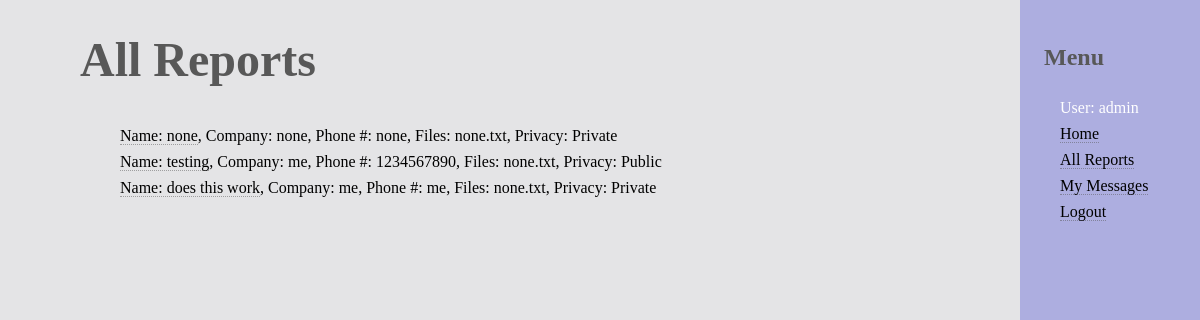
The app's page /catalog/myreports/ (signed in) with its own data.
### catalog/models.py (models this page shows, shortened)
class User(AbstractUser):
	username = models.CharField(max_length=200, default="none", unique=True)
	password = models.CharField(max_length=200, default="none")
	first_name = models.CharField(max_length=200, default="none")
	last_name = models.CharField(max_length=200, default="none")
	company = models.CharField(max_length=200, default="none")
	email = models.EmailField(max_length=200, default="none")
	user_type = models.CharField(max_length=1, default=1)

class Report(models.Model):
	report_name = models.CharField(max_length=200)
	company_name = models.CharField(max_length=40)
	company_phone = models.CharField(max_length=15)
	company_location = models.CharField(max_length=40)
	company_country = models.CharField(max_length=40)
	company_sector = models.CharField(max_length=40)
	company_industry = models.CharField(max_length=40)
	current_projects = 	models.TextField(help_text = "Enter a list of the current projects")
	info = models.TextField(help_text = "Enter information about the business plan and/or project")
	owner = models.CharField(max_length=50, default="admin")
	filename = models.CharField(max_length=200)
	privacy_setting = models.CharField(max_length=10)
	timestamp = models.DateTimeField(auto_now_add = True)
	def get_absolute_url(self):
		return reverse_lazy('report_detail', args=[str(self.id)])

### catalog/views.py (the view)
class ReportsByUserListView(LoginRequiredMixin,generic.ListView):
	model = Report
	template_name ='catalog/list_reports.html'
	paginate_by = 10

### catalog/templates/catalog/list_reports.html (shortened to what this page needs)
{% extends "base_generic.html" %}
{% block content %}
    {% if user.is_authenticated and user.user_type == 'Company'%}
      <h1>My Reports</h1>
    {% elif user.user_type == 'Investor' or user.username == 'admin'%}
      <h1>All Reports</h1>
    {% endif %}
    {% if report_list %}
    <ul>
      {% if user.username == "admin" %}
        {% for report in report_list %}
        <li>
          <a href="{{ report.get_absolute_url }}">Name: {{report.report_name}}</a>,
           Company: {{report.company_name}},
           Phone #: {{report.company_phone}},
           Files: {{report.filename}},
           Privacy: {{report.privacy_setting}}
        </li>
        {% endfor %}
      {% endif %}
    </ul>
    {% else %}
      <p>There are no reports.</p>
    {% endif %}
{% endblock %}

### catalog/templates/base_generic.html (shortened to what this page needs)
<!DOCTYPE html>
<html lang="en">
<head>
  {% load static %}
  <link rel="stylesheet" href="{% static 'css/styles.css' %}">
</head>
<body>
  <div class="container-fluid">
    <div class="row">
      <div class="col-sm-2">
      {% block sidebar %}
      <nav id = "menu">
        <h2>Menu</h2>
       <ul>
          {% if user.is_authenticated %}
            <li>User: {{ user.get_username }}</li>
            <li><a href="{% url 'index' %}">Home</a></li>
            {% if user.user_type == 'Company' %}
              <li><a href="{% url 'my_reports' %}">My Reports</a></li>
            {% else %}
              <li><a href="{% url 'my_reports' %}">All Reports</a></li>
            {% endif %}
            <li><a href="{% url 'my_messages' %}">My Messages</a></li>
            <li><a href="{% url 'logout'%}">Logout</a></li>
          {% else %}
            <li><a href="{% url 'index' %}">Home</a></li>
            <li><a href="{% url 'login'%}">Login</a></li>
            <li><a href="{% url 'signup'%}">Create An Account</a></li>
          {% endif %}
        </ul>
      </nav>
     {% endblock %}
      </div>
      <div class="col-sm-10 ">
      {% block content %}{% endblock %}
      </div>
    </div>
  </div>
</body>
</html>

### catalog/static/css/styles.css (style rules this page uses)
ul { list-style: none; margin-right: 1em; }
.col-sm-2 { float: right; background-color: white; }
.col-sm-10 { width: 85%; }
body { margin: 2em 5em; }
h1 { color: #585858; font-size: 3em; }
h2 { padding-left: 1em; padding-top: 1em; color: #585858; }
a { color: #585858; }
html { background-color: #E4E4E6; }
li { padding-top: 0.5em; font-size: 1em; font-color: white; }
#menu { -moz-transition: -moz-transform 0.45s ease, visibility 0.45s; -webkit-transition: -webkit-transform 0.45s ease, visibility 0.45s; -ms-transition: -ms-transform 0.45s ease, visibility 0.45s; position: fixed; top: 0; right: 0; width: 15%; max-width: 80%; height: 100%; -webkit-overflow-scrolling: touch; background: #585858; color: #ffffff; cursor: default; z-index: 10002; background-color: #ADAEE0; justify-content: right; }
a { -moz-transition: border-bottom-color 0.2s ease, color 0.2s ease; -webkit-transition: border-bottom-color 0.2s ease, color 0.2s ease; -ms-transition: border-bottom-color 0.2s ease, color 0.2s ease; transition: border-bottom-color 0.2s ease, color 0.2s ease; text-decoration: none; color: black; border-bottom: dotted 1px rgba(88, 88, 88, 0.5); }

### records on screen
User: get_username "admin"
Report: report_name "none", company_name "none", company_phone "none", filename "none.txt", privacy_setting "Private"
Report: report_name "testing", company_name "me", company_phone "1234567890", filename "none.txt", privacy_setting "Public"
Report: report_name "does this work", company_name "me", company_phone "me", filename "none.txt", privacy_setting "Private"
